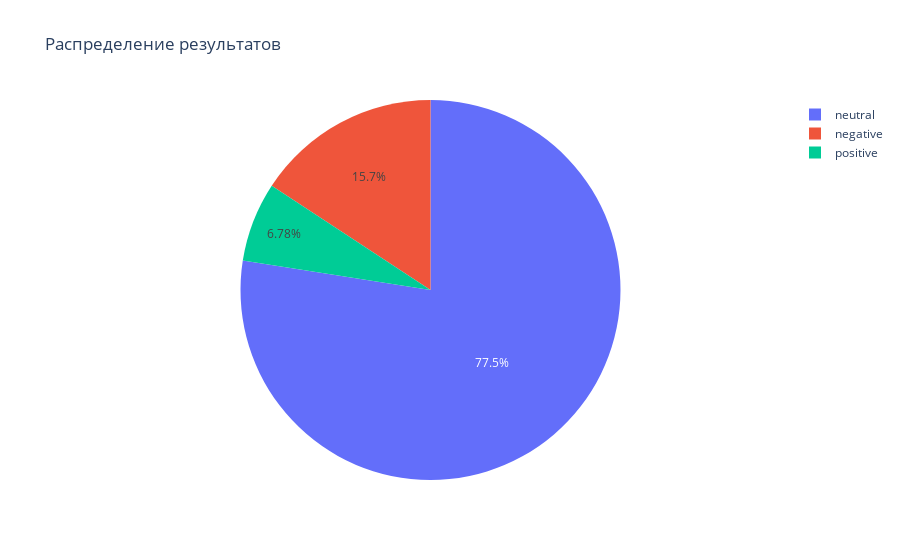

The code cell stored with this chart in its notebook:
### Code cell
import plotly.express as px
import pandas as pd

sentiment_counts = docs['Sentiment'].value_counts().reset_index()
sentiment_counts.columns = ['Sentiment', 'Count']

fig = px.pie(sentiment_counts, names='Sentiment', values='Count', title='Распределение результатов')
fig.show()

### Figure 1 — Plotly figure (JSON) as saved in the notebook; plotly's stock layout.template omitted (floating-point values rounded to 4 significant figures)
{"data": [{"domain": {"x": [0.0, 1.0], "y": [0.0, 1.0]}, "hovertemplate": "Sentiment=%{label}<br>Count=%{value}<extra></extra>", "labels": ["neutral", "negative", "positive"], "legendgroup": "", "name": "", "showlegend": true, "values": [743, 151, 65], "type": "pie"}], "layout": {"legend": {"tracegroupgap": 0}, "title": {"text": "Распределение результатов"}}}
